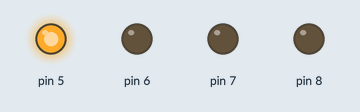
The sketch below on a simulated Arduino Uno, built with avr-gcc and run on an emulated ATmega328P. Shown: output pins drawn as LEDs (lit = HIGH).

Above: at 0.05 s.
At 0.65 s:
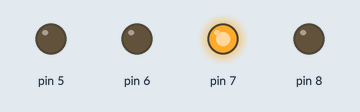
At 1.35 s:
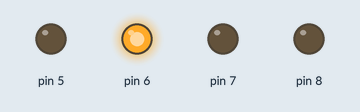
At 2.75 s:
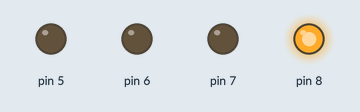
Timing chart, 0 to 3.0 s (numbered marks = the images above):
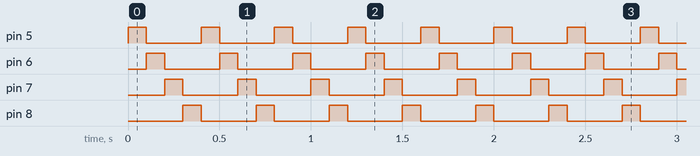

The sketch:

Blink168.ino
```cpp
// See https://www.arduino.cc/en/Hacking/PinMapping168


// the setup function runs once when you press reset or power the board
void setup() {
  // initialize digital pin LED_BUILTIN as an output.
  pinMode(PD5, OUTPUT);
  pinMode(PD6, OUTPUT);
  pinMode(PD7, OUTPUT);
  pinMode(8, OUTPUT);
}

// the loop function runs over and over again forever
void loop() {
  digitalWrite(8, LOW);
  digitalWrite(PD5, HIGH);
  delay(100);
  digitalWrite(PD5, LOW);
  digitalWrite(PD6, HIGH);
  delay(100);
  digitalWrite(PD6, LOW);
  digitalWrite(PD7, HIGH);
  delay(100);
  digitalWrite(PD7, LOW);
  digitalWrite(8, HIGH);
  delay(100);
}
```

Measured:
- by itself, pin 5–8: alternates HIGH for 0.10 s and LOW for 0.30 s
